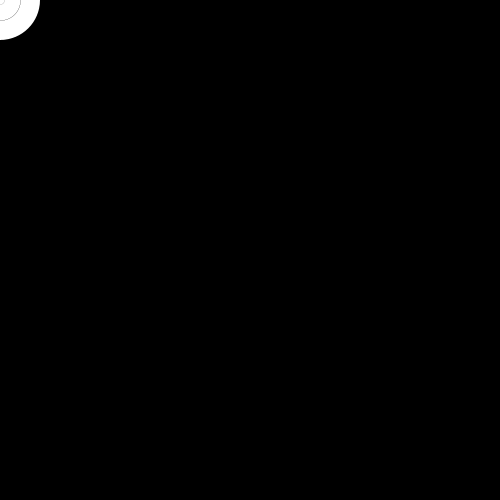
Frame 1 (no input)
Frame 60 (the mouse pressed at the canvas centre just before this capture): identical to frame 1, image omitted
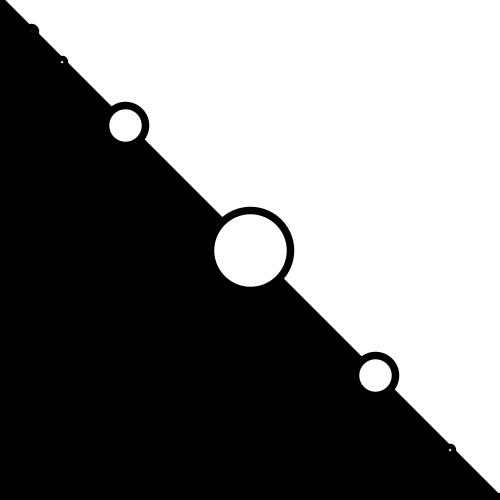
Frame 120 (the mouse held since frame 60 and released just before this capture)

The Processing sketch that drew these frames (run headless with seeded random() and noise(); from frame 60 on, the mouse is pressed at the canvas centre):

// Processing sketch: processing_166139
// ── processing_166139.pde

void setup() { 
  size(500, 500); 
  frameRate(15); 
  fill(0);
}
void draw() {
  float angle = atan2(mouseY, mouseX); 
  float deg = degrees(angle); 
  background(255); 
  
  pushMatrix();
   fill(0);
  rotate(angle);
    quad(0,0,800,0,800,800,0,800);
  popMatrix();
  float a = map (mouseX,0.0,500.0,0.0,15.0);
  strokeWeight(a);
    fill(255);
  ellipse(mouseX, mouseY, 80, 80); 
  ellipse(mouseX*1.5, mouseY*1.5, 40, 40); 
  ellipse(mouseX*1.8, mouseY*1.8, 5, 5); 
  ellipse(mouseX*2, mouseY*2, 8, 8); 
  ellipse(mouseX/2, mouseY/2, 40, 40); 
  ellipse(mouseX/4, mouseY/4, 5, 5); 
  ellipse(mouseX/8, mouseY/8, 8, 8);
}
